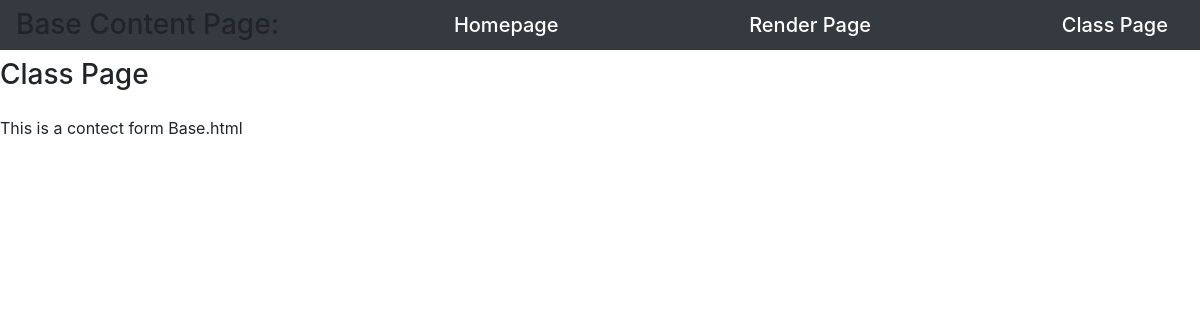
The app's page /classpage/, older data.
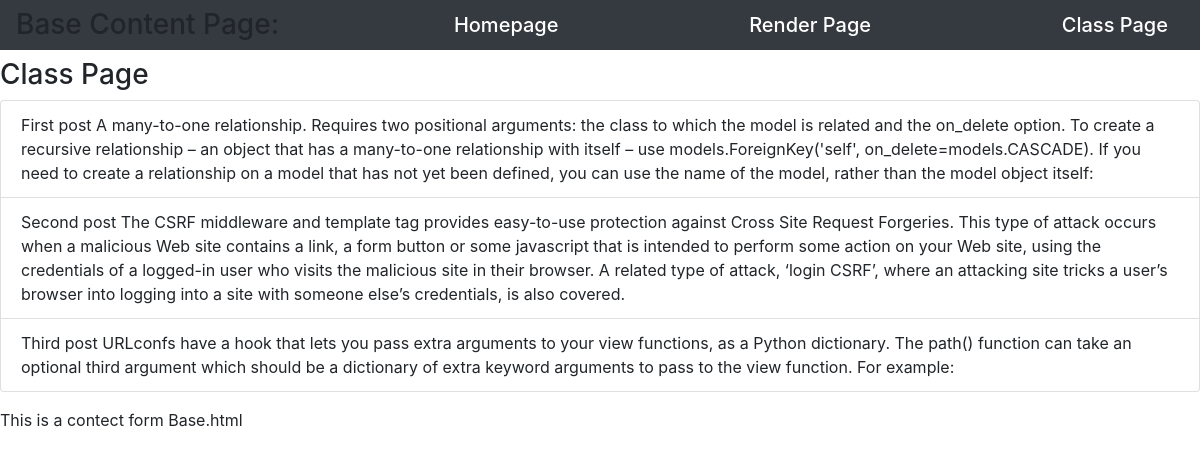
The same page, newer data.
### post/models.py (models this page shows, shortened)
class Post(models.Model):
    text = models.TextField()

### post/views.py (the view)
# urls.py: path('classpage/', views.ClassPage.as_view(), name='classpage'),
class ClassPage (ListView):
    model = Post
    template_name = 'classpage.html'
    context_object_name = "all_posts_list"

### post/templates/classpage.html (shortened to what this page needs)
{% extends 'base.html'%}
    {% block content%}
<h3> Class Page </h3>
<div>
 <ul class="list-group">
    {% for post in all_posts_list %}
        <li class="list-group-item">{{post.text}}</li>
    {% endfor %}
 </ul>
</div>
    {% endblock content%}

### post/templates/base.html (shortened to what this page needs)
{% load static %}
<!DOCTYPE HTML>
<html>
    <head>
        <link rel="stylesheet" href="https://stackpath.bootstrapcdn.com/bootstrap/4.5.0/css/bootstrap.min.css">
    </head>
    <body>
        <header>
            <h3 class="navbar navbar-dark bg-dark" >Base Content Page:
                <a class="navbar-brand"  href= "{% url 'homepage' %}">Homepage  </a>
                <a class="navbar-brand"  href= "{% url 'renderpage' %}"> Render Page  </a>
                <a class="navbar-brand"  href= "{% url 'classpage' %}"> Class Page  </a>
            </h3>
        <header>
        {% block content %}
        {% endblock content %}
        <div>
            This is a contect form Base.html
        </div>
    </body>
</html>

Row changes from the older to the newer data that the page shows:
added Post: text "First post A many-to-one relationship. Requires two positional arguments: the class to which the model is related and the on_delete option. To create a recursive relationship – an object that has a many-to-one relationship with itself – use models.ForeignKey('self', on_delete=models.CASCADE). If you need to create a relationship on a model that has not yet been defined, you can use the name of the model, rather than the model object itself:"
added Post: text "Second post The CSRF middleware and template tag provides easy-to-use protection against Cross Site Request Forgeries. This type of attack occurs when a malicious Web site contains a link, a form button or some javascript that is intended to perform some action on your Web site, using the credentials of a logged-in user who visits the malicious site in their browser. A related type of attack, ‘login CSRF’, where an attacking site tricks a user’s browser into logging into a site with someone else’s credentials, is also covered."
added Post: text "Third post URLconfs have a hook that lets you pass extra arguments to your view functions, as a Python dictionary. The path() function can take an optional third argument which should be a dictionary of extra keyword arguments to pass to the view function. For example:"
